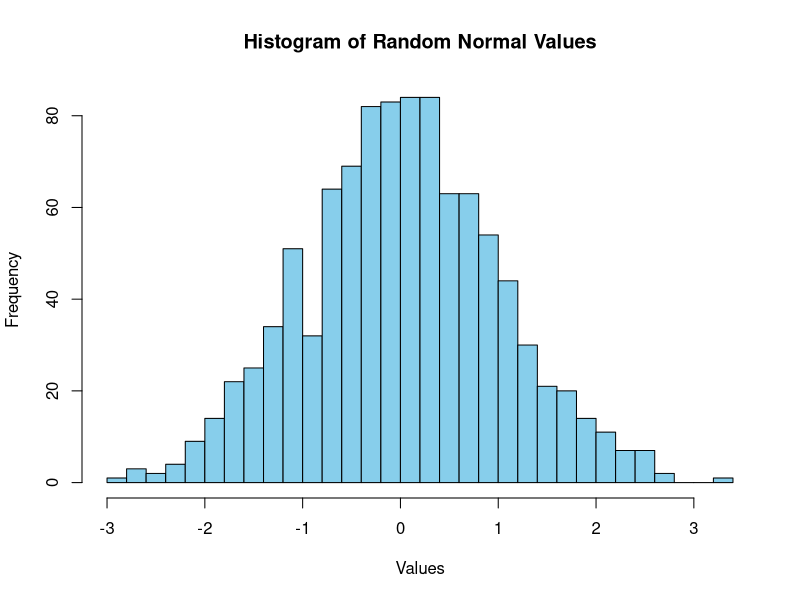

Write R code to recreate this figure.
# Generate 1000 random normal values
set.seed(123)  # for reproducibility
random_values <- rnorm(1000)

# Create histogram
hist(random_values,
     breaks = 30,
     col = "skyblue",
     border = "black",
     main = "Histogram of Random Normal Values",
     xlab = "Values",
     ylab = "Frequency")
